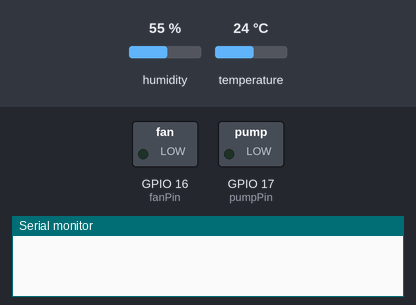
Recording of a sketch running on a simulated ESP32. Parts: switched loads named in the sketch (green lamp = pin HIGH), the last lines printed to the serial monitor. The inputs (shaded band) are chosen by the test bench; at power-on: humidity 55 %, temperature 24 °C. WiFi joins after 1.5 s; servers stay silent unless stated; no MQTT or app messages arrive unless stated.

Above: at 0.0 s.
At 120.1 s:
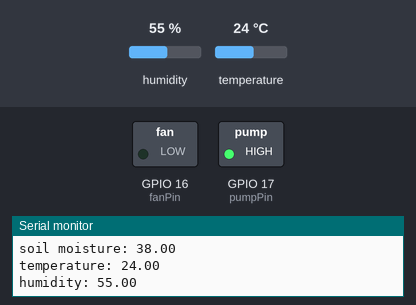
Timing chart, 0 to 121.6 s (numbered marks = the images above):
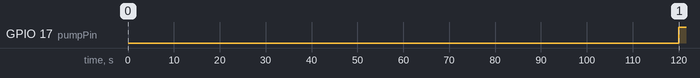

Measured:
- by itself, GPIO 17 (pumpPin): LOW → HIGH at 120 s

The sketch:

greenhouse.ino
```cpp
#include "DHT.h"
#include "WiFi.h"
#include "PubSubClient.h"

#define DHTPIN 25
#define DHTTYPE 22
#define MQTT_BROKER "192.168.1.124"
#define MQTT_PORT 1883
#define MQTT_HEALTH "greenhouse/health"
#define MQTT_TEMP "greenhouse/temp"
#define MQTT_HUM "greenhouse/hum"
#define MQTT_MOIST "greenhouse/moisture"

const char* ssid        = "*****";
const char* password    = "*****";

//Time between readings/actions in milliseconds
unsigned long soilmoistureTime = 120000;    // 2min
unsigned long temperatureTime = 60000;      // 1min
unsigned long wateringTime = 10000;         // 10sec
unsigned long fanTime = 10000;              // 10sec

// Desired values of temperature and soilmoisture
float maxTemperature = 30.0;    //degrees Celsius
float minSoilmoisture = 40.0;   //percent soil moisture

//Keeping track of time
unsigned long currentTime;
unsigned long upTime;

//Variables regarding relays
unsigned long fanOnTime, pumpOnTime;
bool fanOn = false;
bool pumpOn = false;

//Variables regarding temperature and air humidity
DHT dht(DHTPIN, DHTTYPE);
const int fanPin = 16;
unsigned long lastTemperature = 0;
float temperature, humidity;
bool tooHot = false;

//Variables regarding soil moisture
const int soilPin = 27;
const int pumpPin = 17;
int soilValue = 0;
int airValue = 2630;
int waterValue = 1120;
float soilPercent;
unsigned long lastSoilMoisture = 0;
bool soilDry = false;

//Variables regarding MQTT
WiFiClient espClient;
PubSubClient client(espClient);

void setup() {

  // pinmodes
  pinMode(soilPin, INPUT);
  pinMode(fanPin, OUTPUT);
  pinMode(pumpPin, OUTPUT);

  //Serial connection for debugging
  Serial.begin(115200);

  //Wifi and MQTT
  connectToWifi();
  client.setServer(MQTT_BROKER, MQTT_PORT);

  //Initiate sensors
  dht.begin();
}

void connectToWifi(){
  WiFi.mode(WIFI_STA);
  WiFi.disconnect();
  delay(2000);

  WiFi.begin(ssid, password);

  while(WiFi.status() != WL_CONNECTED){
    delay(500);
  }
}

void reconnectMQTT(){
  int counter = 0;

  while(!client.connected()){
    if(counter == 5){
      ESP.restart();
    }

    counter+=1;

    if(!client.connect("greenhouse")){
      delay(500);
    }
  }
  client.publish(MQTT_HEALTH, "Connected sensors", true);
}

float getSoilPercent() {
  soilValue = analogRead(soilPin);
  Serial.println(soilValue);
  return map(soilValue, airValue, waterValue, 0, 100);
}

void turnOnPump(){
  digitalWrite(pumpPin, HIGH);
  pumpOn = true;
}

void turnOffPump(){
  soilDry = false;
  digitalWrite(pumpPin, LOW);
  pumpOn = false;
}

void adjustSoilmoisture(){
  if(soilDry && !pumpOn){
    turnOnPump();
    pumpOnTime = currentTime;
  }

  if(pumpOn && (currentTime > pumpOnTime + wateringTime)){
    turnOffPump();
  }
}

void displaySoilReadings(float soilPercent) {
  Serial.print(F("soil moisture: "));
  Serial.println(soilPercent);

  client.publish(MQTT_MOIST, String(soilPercent).c_str(),true);
}

void runSoilMoistureReading(unsigned long time) {
  if (time - lastSoilMoisture > soilmoistureTime) {
    soilPercent = getSoilPercent();
    displaySoilReadings(soilPercent);
    if (soilPercent < minSoilmoisture) {
      soilDry = true;
    }
    lastSoilMoisture = time;
  }
}

void turnOnFan(){
  digitalWrite(fanPin, HIGH);
  fanOn = true;
}

void turnOffFan(){
  tooHot = false;
  digitalWrite(fanPin, LOW);
  fanOn = false;
}

void adjustTemperature(){
    if(tooHot && !fanOn){
    turnOnFan();
    fanOnTime = currentTime;
  }

  if(fanOn && (currentTime > fanOnTime + fanTime)){
    turnOffFan();
  }
}

void displayTemperatureReadings(float temperature, float humidity){
    Serial.print(F("temperature: "));
    Serial.println(temperature);

    Serial.print(F("humidity: "));
    Serial.println(humidity);

    client.publish(MQTT_TEMP, String(temperature).c_str(),true);
    client.publish(MQTT_HUM, String(humidity).c_str(),true);
}

void runTemperatureReading(unsigned long time) {
  if (time - lastTemperature > temperatureTime) {

    temperature = dht.readTemperature();
    humidity = dht.readHumidity();

    displayTemperatureReadings(temperature, humidity);

    if (temperature > maxTemperature) {
      tooHot = true;
    }
    lastTemperature = time;
  }
}

void loop() {

  if(!client.connected()){
    reconnectMQTT();
  }

  currentTime = millis();

  runSoilMoistureReading(currentTime);
  runTemperatureReading(currentTime);
  adjustTemperature();
  adjustSoilmoisture();
  client.loop();

}
```
